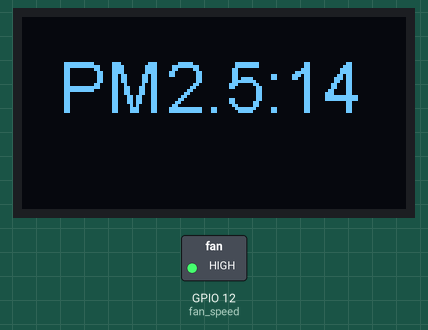
Simulated run of this sketch. Board: ESP8266 (NodeMCU). On the bench: 128×64 one-colour display, switched loads named in the sketch (green lamp = pin HIGH). WiFi joins after 1.5 s; servers stay silent unless stated; what the sketch prints to the serial monitor is not drawn.

Above: at 1.8 s.
Timing chart, 0 to 3.3 s (numbered marks = the images above):
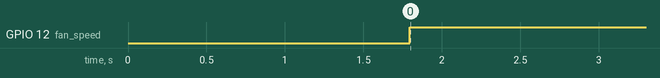

Measured:
- by itself, GPIO 12 (fan_speed): LOW → HIGH at 1.8 s

The sketch:

test_client.ino
```cpp
#include <ESP8266WiFi.h>
#include <Wire.h>
#include "SH1106Wire.h"
#define fan_speed 12

char ssid[] = "ESP-test";
char pass[] = "genisup-lab";
IPAddress server(192,168,4,15);
WiFiClient client;

SH1106Wire display(0x3c, SDA, SCL);
void setup()
{
  Serial.begin(9600);
  WiFi.mode(WIFI_STA);
  WiFi.begin(ssid, pass);
  Serial.println();
  Serial.println("Connection to the AP");
  while (WiFi.status() != WL_CONNECTED) {
    Serial.print(".");
    delay(500);
  }
  Serial.println();
  Serial.println("Connected");
  Serial.println("station_bare_01.ino");
  Serial.print("LocalIP:");
  Serial.println(WiFi.localIP());
  Serial.println("MAC:" + WiFi.macAddress());
  Serial.print("Gateway:");
  Serial.println(WiFi.gatewayIP());
  Serial.print("AP MAC:");
  Serial.println(WiFi.BSSIDstr());

   display.init();
 display.flipScreenVertically();
 display.setFont(ArialMT_Plain_24);
}
void loop()
{
  display.clear();
  display.setTextAlignment(TEXT_ALIGN_CENTER);
  client.connect(server, 80);
  Serial.print("Byte sent to the AP: ");
  Serial.println(client.print("\r"));
  String answer = String(14);//client.readStringUntil('\r');
  Serial.println("From the AP: " + answer);
  display.drawString(50,10,"PM2.5:");
   display.drawString(100, 10,answer);
   display.display();
   if(answer>="0" && answer<="15")
   analogWrite(fan_speed,64);
   else if(answer>="16" && answer<="45")
   analogWrite(fan_speed,128);
   if(answer>="46" && answer<="100")
   analogWrite(fan_speed,192);
   else
   analogWrite(fan_speed,255);
  client.flush();
  client.stop();
  //delay(2000);
}
```
